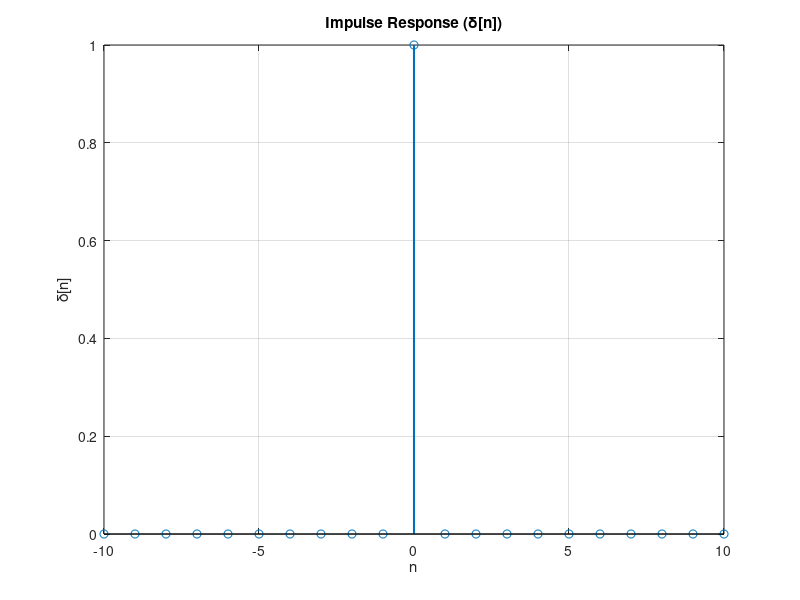

The MATLAB source for this figure:
% Impulse response
n = -10:10; % Range of n values
impulse = (n == 0); % Create impulse response
 
% Plot
figure;
plot(n,impulse)
stem(n, impulse, 'LineWidth', 1.5);
title('Impulse Response (\delta[n])');
xlabel('n');
ylabel('\delta[n]');
grid on;
